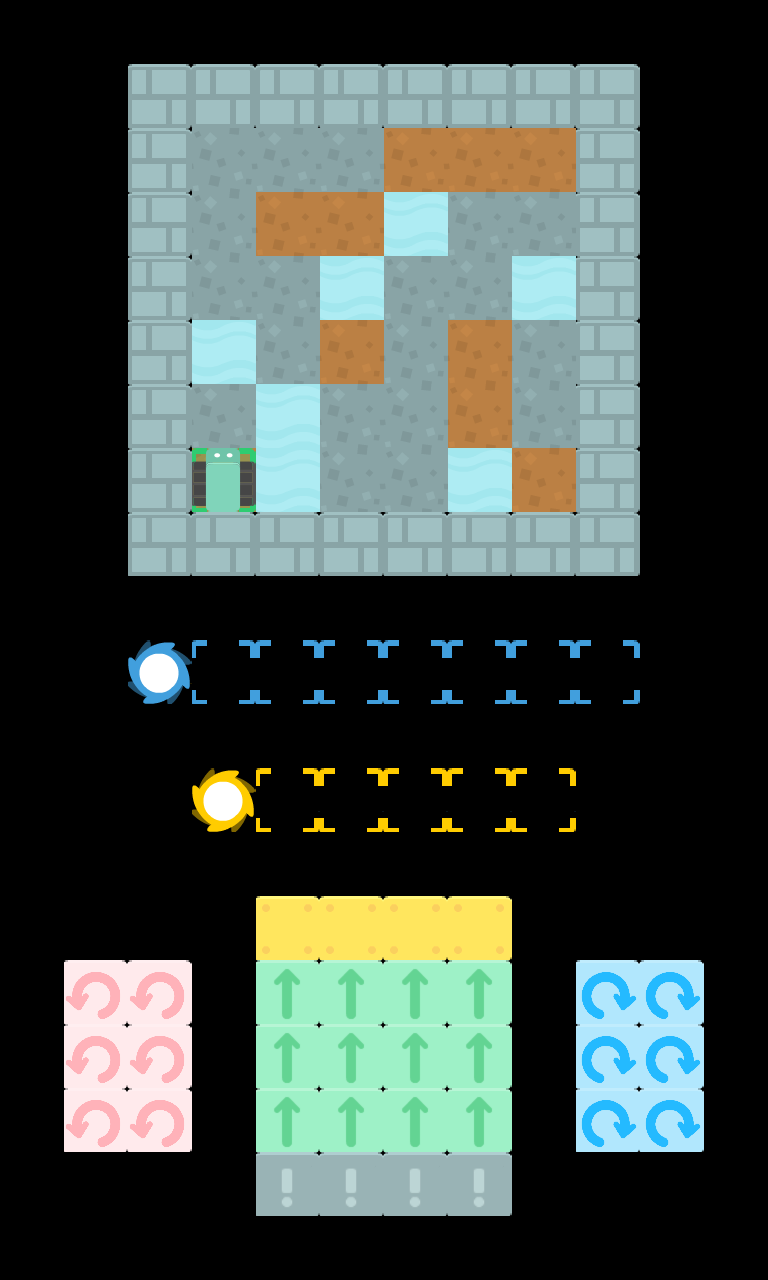

A 2D game scene composited from a Tiled map and its tileset images. What follows is a short description and the map's XML, with each tile layer's data collapsed to a summary:
An orthogonal 12x20 tile map with 64x64 px tiles, 6 tile layers (walls, floor, controls, boxes, ...).

<map version="1.9" tiledversion="1.9.2" orientation="orthogonal" renderorder="right-down" width="12" height="20" tilewidth="64" tileheight="64" infinite="0" nextlayerid="5" nextobjectid="1">
 <tileset firstgid="1" source="../tileset/tileset.tsx" />
 <layer id="3" name="walls" width="12" height="20">
  <data>[240 cells, 28 non-empty, 1 distinct tile ids]</data>
 </layer>
 <layer id="4" name="floor" width="12" height="20">
  <data>[240 cells, 36 non-empty, 3 distinct tile ids]</data>
 </layer>
 <layer id="2" name="controls" width="12" height="20">
  <data>[240 cells, 14 non-empty, 4 distinct tile ids]</data>
 </layer>
 <layer id="1" name="boxes" width="12" height="20">
  <data>[240 cells, 32 non-empty, 5 distinct tile ids]</data>
 </layer>
 <layer id="3" name="objects" width="12" height="20">
  <data>[240 cells, 1 non-empty, 1 distinct tile ids]</data>
 </layer>
 <layer id="2" name="player" width="12" height="20">
  <data>[240 cells, 1 non-empty, 1 distinct tile ids]</data>
 </layer>
</map>